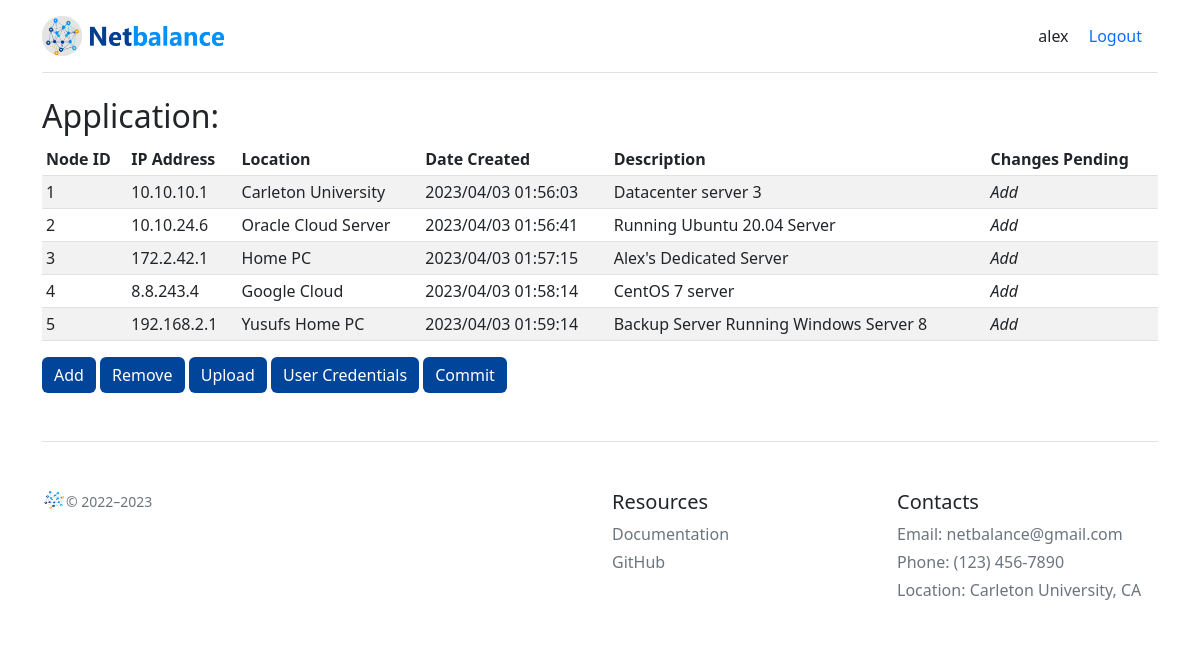
/dashboardv2 (signed in), run on the app's committed database.
### netbalanceApp/models.py (models this page shows)
class NewApplication(models.Model):
    app_name = models.CharField(max_length=64)
    location = models.CharField(max_length=128)
    ip = models.CharField(max_length=15)
    date = models.CharField(max_length=8)
    pending_add = models.BooleanField()
    pending_delete = models.BooleanField()
    description = models.CharField(max_length=128)

### netbalanceApp/views.py (the view, shortened to what this page needs)
# urls.py: path('dashboardv2', views.dashboardv2, name='dashboardv2'),
@login_required(login_url='login')
def dashboardv2(request):
    if 'add' in request.POST:
        location = str(request.POST.get('location'))
        ip_address = str(request.POST.get('ip')).strip()
        timestamp = datetime.now()
        timestamp = str(timestamp.strftime("%Y/%m/%d %H:%M:%S")).strip()
        description = str(request.POST.get('description'))
        new_node = NewApplication(location=location, ip=ip_address, date=timestamp, pending_add='True', pending_delete='False', description=description)
        new_node.save()
        print(new_node.location, new_node.ip, new_node.date, new_node.pending_add, new_node.pending_delete, new_node.description)  #debugging
        return redirect('dashboardv2')
    elif request.method == 'GET':
        raw_list = NewApplication.objects.all().values()
        return render(request, 'dashboardv2.html', {'sql_table': raw_list})
    elif request.method == 'POST' and request.FILES['myfile']:
        uploaded_file = request.FILES['myfile'] #get the file from the request
        fs = FileSystemStorage() #instantiate a file system storage object
        fs.save(uploaded_file.name, uploaded_file) #save the file to the server
        return redirect('dashboardv2')

### netbalanceApp/templates/dashboardv2.html (shortened to what this page needs)
<!doctype html>
<html lang="en">
  <head>
    <link href="/static/css/bootstrap.min.css" rel="stylesheet">
    <link href="/static/css/dashboardv2.css" rel="stylesheet">
  </head>
  <body>
    <div class="container py-3">
        <header>
            <div class="d-flex flex-column flex-md-row align-items-center pb-3 mb-4 border-bottom">
                <a href="{% url 'homepage' %}" class="d-flex align-items-center text-dark text-decoration-none">
                <img src="/static/assets/images/netbalance-full2.png" alt="" width="40" height="40">
                <img src="/static/assets/images/netbalance-name.png" id="name" alt="" width="150">
                </a>
                <nav class="mt-2 mt-md-0 ms-md-auto">
                    <a class="me-3 py-2 text-dark text-decoration-none" href="http://127.0.0.1:8000/admin/auth/user/">{{ user.username }}</a>
                    <a class="me-3 py-2 text-blue text-decoration-none" href="{% url 'logout' %}">Logout</a>
                </nav>
            </div>
        </header>
        <main">
					<h2>Application: {{file_name}}</h2>
					<div class="table-responsive">
						<table class="table table-striped table-sm">
							<thead>
								<tr>
									<th scope="col">Node ID</th>
									<th scope="col">IP Address</th>
									<th scope="col">Location</th>
									<th scope="col">Date Created</th>
									<th scope="col">Description</th>
									<th scope="col">Changes Pending</th>
								</tr>
							</thead>
							<tbody>
							{% if not sql_table%}
								<tr>
									<td colspan="6"><i>No nodes added.</i></td>
								</tr>
								{% else %}
								{% for new_entry in sql_table %}
									<tr>
										<td>{{forloop.counter}}</td>
										<td>{{new_entry.ip}}</td>
										<td>{{new_entry.location}}</td>
										<td>{{new_entry.date}}</td>
										<td>{{new_entry.description}}</td>
										{% if new_entry.pending_add %}
											<td><i>Add</i></td>
										{% elif new_entry.pending_delete %}
											<td><i>Delete</i></td>
										{% else %}
											<td></td>
										{% endif %}
									</tr>
									{% endfor %}
								{% endif %}
							</tbody>
						</table>
            <div class="col-md-12 text-right">
              <form method="post" class="management">
                <button type="button" id="add" class="btn btn-primary">Add</button>
                <button type="button" id="remove" class="btn btn-primary">Remove</button>
                <button type="button" id="upload" class="btn btn-primary">Upload</button>
                <button type="button" id="credentials" class="btn btn-primary" data-toggle="modal" data-target="#Modal">User Credentials</button>
                <button class="btn btn-primary" id="commit" type="submit" name="commit" onclick="return confirm('Commit all pending changes?')">Commit</button>
              </form>
            </div>
					</div>
        <footer class="pt-4 my-md-5 pt-md-5 border-top">
          <div class="row">
            <div class="col-12 col-md">
              <small class="d-block mb-3 text-muted"><img class="mb-2" src="/static/assets/images/netbalance-full3.png" alt="" width="24" height="19">&copy; 2022–2023</small>
            </div>
            <div class="col-6 col-md">
            </div>
            <div class="col-6 col-md">
              <h5>Resources</h5>
              <ul class="list-unstyled text-small">
                <li class="mb-1"><a class="link-secondary text-decoration-none" target="_blank" href="https://docs.google.com/document/d/18nznJ9q0DCfiWNEZeVX0xmJAPhC2IOvKGZhdmn5Fry4/edit?usp=sharing">Documentation</a></li>
                <li class="mb-1"><a class="link-secondary text-decoration-none" target="_blank" href="https://github.com/Kivoie/Netbalance">GitHub</a></li>
              </ul>
            </div>
            <div class="col-6 col-md">
              <h5>Contacts</h5>
              <ul class="list-unstyled text-small">
                <li class="mb-1"><a class="link-secondary text-decoration-none" href="mailto: netbalance@gmail.com">Email: netbalance@gmail.com</a></li>
                <li class="mb-1"><a class="link-secondary text-decoration-none" href="tel:+1234567890">Phone: (123) 456-7890</a></li>
                <li class="mb-1"><a class="link-secondary text-decoration-none" target="_blank" href="https://goo.gl/maps/fFdVnKjgXDrcc5ip7">Location: Carleton University, CA</a></li>
              </ul>
            </div>
          </div>
        </footer>
    </div>
  </body>
</html>

### netbalanceApp/static/css/dashboardv2.css (style rules this page uses)
#name { padding: 4%; }
#add { border: #00459a; background-color: #00459a; }
#credentials { border: #00459a; background-color: #00459a; }
#remove { border: #00459a; background-color: #00459a; }
#upload { border: #00459a; background-color: #00459a; }
#commit { border: #00459a; background-color: #00459a; }

### data on the page
NewApplication: ip "10.10.10.1", location "Carleton University", date "2023/04/03 01:56:03", description "Datacenter server 3", pending_add "Add"
NewApplication: ip "10.10.24.6", location "Oracle Cloud Server", date "2023/04/03 01:56:41", description "Running Ubuntu 20.04 Server", pending_add "Add"
NewApplication: ip "172.2.42.1", location "Home PC", date "2023/04/03 01:57:15", description "Alex's Dedicated Server", pending_add "Add"
NewApplication: ip "8.8.243.4", location "Google Cloud", date "2023/04/03 01:58:14", description "CentOS 7 server", pending_add "Add"
NewApplication: ip "192.168.2.1", location "Yusufs Home PC", date "2023/04/03 01:59:14", description "Backup Server Running Windows Server 8", pending_add "Add"

### other printed values
{{ user.username }} "alex"
